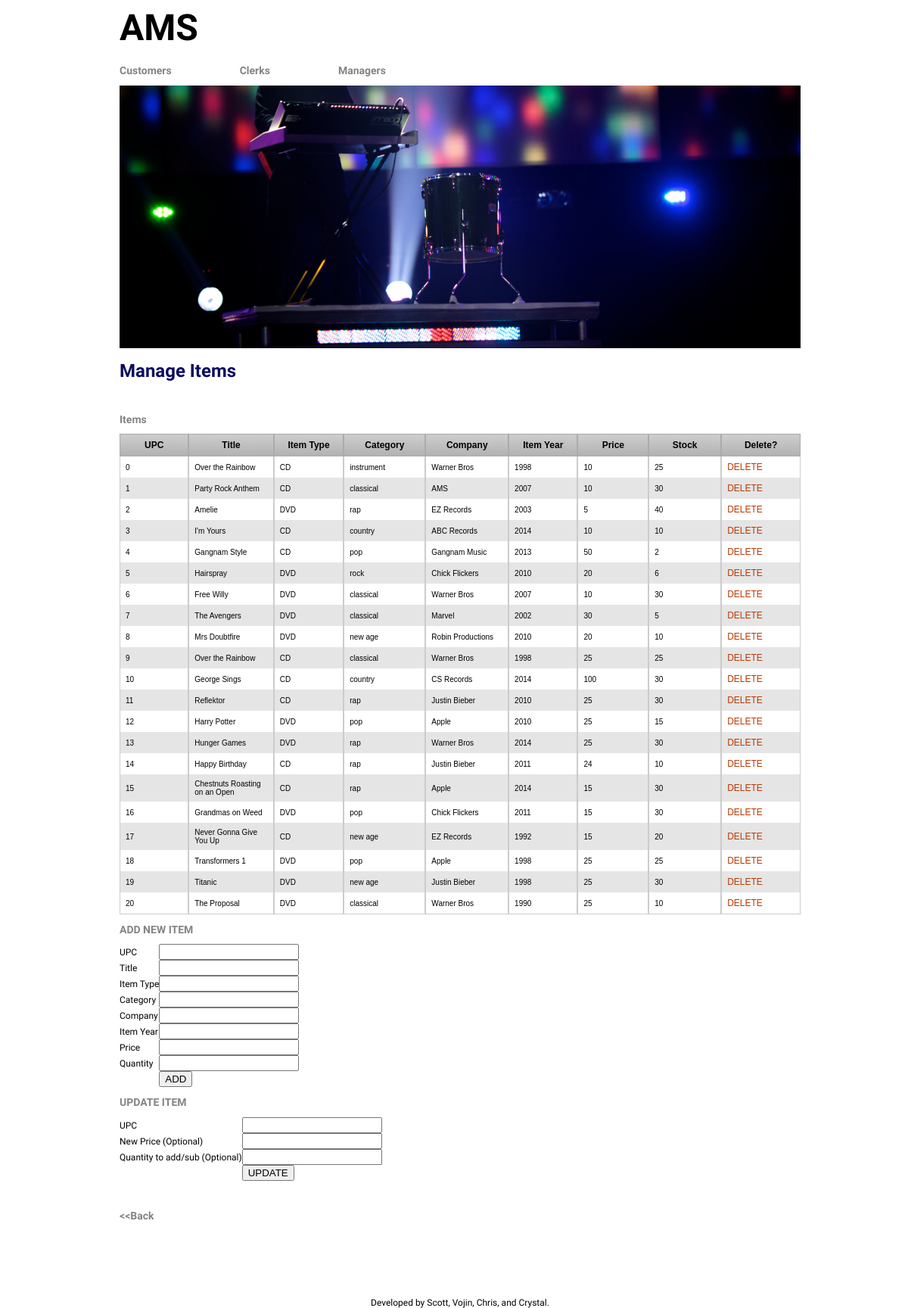
The app's page /manager/manage_items.php, older data.
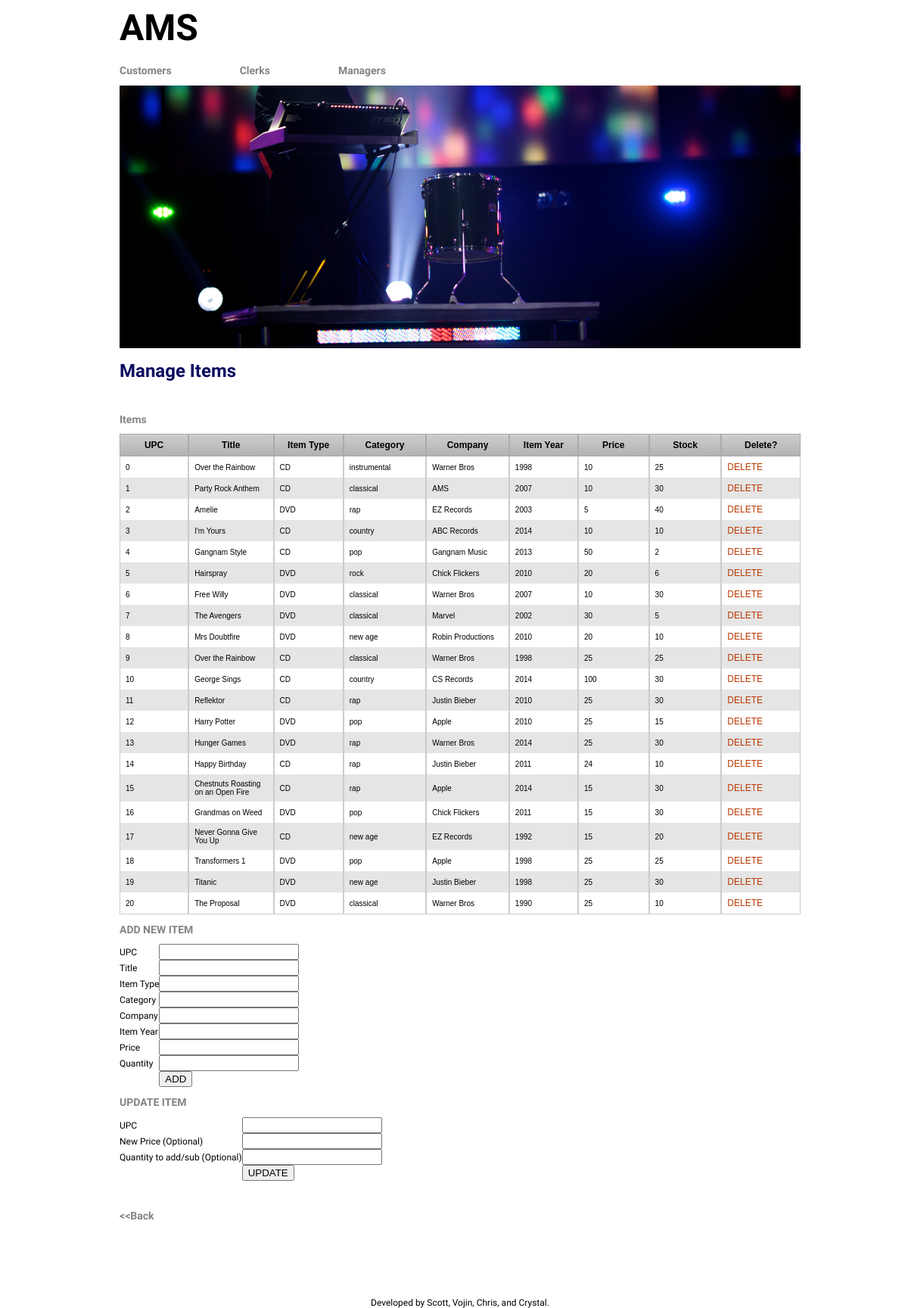
The same page, newer data.
### tables this page shows
CREATE TABLE Item(
upc int,
title varchar(50) not null,
item_type varchar(10), 
category varchar(20),
company varchar(30) not null, 
item_year int, 
price int not null, 
stock int not null,
PRIMARY KEY (upc));

### dbops.php (the view, shortened to what this page needs)
<?php
function displayItems($connection) {
 	if (!$result = $connection->query("SELECT upc, title, item_type,
		category, company, item_year, price, stock FROM Item ORDER BY upc")) {
		    die('There was an error running the query [' . $db->error . ']');
    }
	echo "<form id=\"delete\" name=\"delete\" action=\"";
	echo htmlspecialchars($_SERVER["PHP_SELF"]);
	echo "\" method=\"POST\">";
	echo "
		<table border=0 cellpadding=0 cellspacing=0 class='CustomerInfoTable'><tr valign=center>
			<td class=rowheader>UPC</td>
			<td class=rowheader>Title</td>
			<td class=rowheader>Item Type</td>
			<td class=rowheader>Category</td>
			<td class=rowheader>Company</td>
			<td class=rowheader>Item Year</td>
			<td class=rowheader>Price</td>
			<td class=rowheader>Stock</td>
			<td class=rowheader>Delete?</td>
		</tr>";
	while($row = $result->fetch_assoc()){
		echo "<td>".$row['upc']."</td>";
		echo "<td>".$row['title']."</td>";
		echo "<td>".$row['item_type']."</td>";
		echo "<td>".$row['category']."</td>";
		echo "<td>".$row['company']."</td>";
		echo "<td>".$row['item_year']."</td>";
		echo "<td>".$row['price']."</td>";
		echo "<td>".$row['stock']."</td><td>";
	    echo "<a href=\"javascript:formSubmit('".$row['upc']."');\">DELETE</a>";
	    echo "</td></tr>";
  	}
	echo "</form>";
}
?>

### manager/manage_items.php (shortened to what this page needs)
<html>
<head>
<link href="../style.css" rel="stylesheet" type="text/css">
</head>
<body>
<?php include '../header.php'; ?>
<h1>Manage Items</h1>
<?php
include '../dbops.php';
$connection = connectToDatabase();
?>
<br>
<h2>Items</h2>
<?php
  displayItems($connection);
?>
<h2>ADD NEW ITEM</h2>
<form id="add" name="add" method="post" action="<?php echo htmlspecialchars($_SERVER["PHP_SELF"]);?>">
  <table border=0 cellpadding=0 cellspacing=0>
    <tr><td>UPC</td><td><input type="text" size=20 name="new_upc"></td></tr>
    <tr><td>Title</td><td><input type="text" size=20 name="new_title"></td></tr>
    <tr><td>Item Type</td><td><input type="text" size=20 name="new_item_type"></td></tr>
    <tr><td>Category</td><td><input type="text" size=20 name="new_category"></td></tr>
    <tr><td>Company</td><td><input type="text" size=20 name="new_company"></td></tr>
    <tr><td>Item Year</td><td><input type="text" size=20 name="new_item_year"></td></tr>
    <tr><td>Price</td><td> <input type="text" size=20 name="new_price"></td></tr>
    <tr><td>Quantity</td><td><input type="text" size=20 name="new_quantity"</td></tr>
    <tr><td></td><td><input type="submit" name="submit" border=0 value="ADD"></td></tr>
  </table>
</form>
<h2>UPDATE ITEM</h2>
<form id="update" name="update" method="post" action="<?php echo htmlspecialchars($_SERVER["PHP_SELF"]);?>">
  <table border=0 cellpadding=0 cellspacing=0>
    <tr><td>UPC</td><td><input type="text" size=20 name="upc"></td></tr>
    <tr><td>New Price (Optional)</td><td> <input type="text" size=20 name="new_price"></td></tr>
    <tr><td>Quantity to add/sub (Optional)</td><td><input type="text" size=20 name="update_quantity"</td></tr>
    <tr><td></td><td><input type="submit" name="submit" border=0 value="UPDATE"></td></tr>
  </table>
</form>
<br>
<a href="home.php" title="Manager's Page"><h2>&lt;&lt;Back</h2></a>
<?php include '../footer.php'; ?>
</body>
</html>

### header.php (shortened to what this page needs)
<div id="main">
<div id="header">
<div style = "position: relative;">
	<a href="/music-store-db/index.php" title="Home"><h1>AMS</h1></a>
	<?php
		if (isset($_SESSION['cname']))
			echo '<a href="/music-store-db/customer/shop.php" title="Customers">';
		else echo '<a href="/music-store-db/customer/login.php" title="Customers">';
	?>
	<h2>Customers</h2></a>
	<a href="/music-store-db/clerk/home.php" title="Clerks">
	<h2>Clerks</h2></a>
	<a href="/music-store-db/manager/home.php" title="Managers">
	<h2>Managers</h2></a>
</div>
	<img src="/music-store-db/header_image.jpg" alt="Header image" title="AMS Music Store">
</div>

### footer.php
<div id="footer">
Developed by Scott, Vojin, Chris, and Crystal.
</div>
</div>

### style.css (style rules this page uses)
html { height: 100%; width: 100%; }
#header { background-color: #fff; overflow: hidden; }
#header h1 { color: #000; font-size: 48px; padding: 0px; margin: 0px; }
#header a { color: #000; text-decoration: none; }
#header h2 { float: left; padding-right: 90px; margin-top: 20px; }
#header img { max-width: 100%; }
#main { background-color: #fff; width: 75%; height: 75%; margin-left: auto; margin-right: auto; }
#footer { background-color: #fff; text-align: center; color: #000; margin-top: 100px; width: 100%; }
body { font-family: 'PT Sans', sans-serif; color: #000; background-color: #fff; font-size: 12px; width: 100%; height: 100%; }
h1 { font-size: 24px; font-weight: bold; color: #0B0B61; }
h2 { font-size: 14px; font-weight: bold; color: #848484; }
td { color: #000000; font-size: 12px; }
a { font-size: 12px; }
a:link { color: #bb3902; font-weight:normal; text-decoration:none; }
.rowheader { color: #000000; background-color: #ffffff; font-weight: plain; font-size: 14pt; width: 160px; }
.CustomerInfoTable { margin:0px;padding:0px; width:100%; border:0px solid #000000; -moz-border-radius-bottomleft:0px; -webkit-border-bottom-left-radius:0px; border-bottom-left-radius:0px; -moz-border-radius-bottomright:0px; -webkit-border-bottom-right-radius:0px; border-bottom-right-radius:0px; -moz-border-radius-topright:0px; -webkit-border-top-right-radius:0px; border-top-right-radius:0px; -moz-border-radius-topleft:0px; -webkit-border-top-left-radius:0px; border-top-left-radius:0px; }
.CustomerInfoTable tr:last-child td:last-child { -moz-border-radius-bottomright:0px; -webkit-border-bottom-right-radius:0px; border-bottom-right-radius:0px; }
.CustomerInfoTable tr:last-child td:first-child { -moz-border-radius-bottomleft:0px; -webkit-border-bottom-left-radius:0px; border-bottom-left-radius:0px; }
.CustomerInfoTable tr:nth-child(odd) { background-color:#e5e5e5; }
.CustomerInfoTable td { vertical-align:middle; border:0px solid #cccccc; border-width:0px 1px 0px 1px; text-align:left; padding:7px; font-size:10px; font-family:Arial; font-weight:normal; color:#000000; }
.CustomerInfoTable tr:last-child td { border-width:0px 1px 1px 1px; }
.CustomerInfoTable tr td:last-child { border-width:0px 1px 0px 1px; }
.CustomerInfoTable tr:last-child td:last-child { border-width:0px 1px 01px 1px; }
.CustomerInfoTable tr:first-child td { background:-o-linear-gradient(bottom, #cccccc 5%, #b2b2b2 100%); background:-webkit-gradient( linear, left top, left bottom, color-stop(0.05, #cccccc), color-stop(1, #b2b2b2) ); background:-moz-linear-gradient( center top, #cccccc 5%, #b2b2b2 100% ); filter:progid:DXImageTransform.Microsoft.gradient(startColorstr="#cccccc", endColorstr="#b2b2b2"); background: -o-linear-gradient(top,#cccccc,b2b2b2); background-color:#cccccc; border:1px solid #ababab; text-align:center; border-width:1px 1px 1px 1px; font-size:12px; font-family:Arial; font-weight:Bold; color:#000000; }
.CustomerInfoTable tr:first-child td:first-child { border-width:1px 1px 1px 1px; }
.CustomerInfoTable tr:first-child td:last-child { border-width:1px 1px 1px 1px; }

Row changes from the older to the newer data that the page shows:
changed item id 0: category "instrument" → "instrumental"
changed item id 15: title "Chestnuts Roasting on an Open" → "Chestnuts Roasting on an Open Fire"
